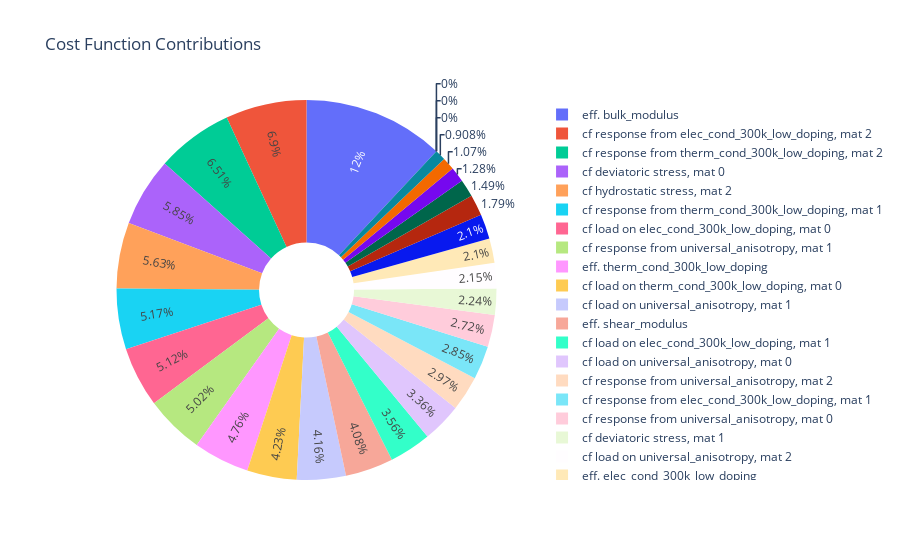

Write notebook code for a chart like this one.
### Markdown cell above
Plot the contributions to the cost function for the best performer

*Note on how many contributions to expect:*
Per property, there is
* 1 effective property term
* (Non-modulus) 2 concentration factor terms per material
* (Modulus) 2 concentration factor terms per coupled (bulk, shear) moduli per material -- not considered individual properties

*For example*, for a 3-phase composite which considers carrier-transport and elastic property categories, not including volume fraction, there are 5 properties per material, so in total we expect
* 5 effective property terms
* 18 = 6 concentration factor terms (load and response terms for electrical conductivity, thermal conductivity, and universal anisotropy) $\times$ 3 materials
* 6 = 2 concentration factor terms (coupled deviatoric and hydrostatic terms from coupled bulk/shear moduli) $\times$ 3 materials

### Code cell
visualizer.plot_cost_func_contribs()

### Figure 1 — Plotly figure (JSON) as saved in the notebook; plotly's stock layout.template omitted (floating-point values rounded to 4 significant figures)
{"data": [{"hole": 0.25, "insidetextorientation": "radial", "labels": ["eff. elec_cond_300k_low_doping", "eff. therm_cond_300k_low_doping", "eff. bulk_modulus", "eff. shear_modulus", "eff. universal_anisotropy", "cf load on elec_cond_300k_low_doping, mat 0", "cf response from elec_cond_300k_low_doping, mat 0", "cf load on elec_cond_300k_low_doping, mat 1", "cf response from elec_cond_300k_low_doping, mat 1", "cf load on elec_cond_300k_low_doping, mat 2", "cf response from elec_cond_300k_low_doping, mat 2", "cf load on therm_cond_300k_low_doping, mat 0", "cf response from therm_cond_300k_low_doping, mat 0", "cf load on therm_cond_300k_low_doping, mat 1", "cf response from therm_cond_300k_low_doping, mat 1", "cf load on therm_cond_300k_low_doping, mat 2", "cf response from therm_cond_300k_low_doping, mat 2", "cf hydrostatic stress, mat 0", "cf hydrostatic stress, mat 1", "cf hydrostatic stress, mat 2", "cf deviatoric stress, mat 0", "cf deviatoric stress, mat 1", "cf deviatoric stress, mat 2", "cf load on universal_anisotropy, mat 0", "cf response from universal_anisotropy, mat 0", "cf load on universal_anisotropy, mat 1", "cf response from universal_anisotropy, mat 1", "cf load on universal_anisotropy, mat 2", "cf response from universal_anisotropy, mat 2"], "textinfo": "percent", "type": "pie", "values": [0.02166, 0.04915, 0.1238, 0.04218, 0.01542, 0.05283, 0, 0.03678, 0.02945, 0.009373, 0.07125, 0.04364, 0.01319, 0.01846, 0.05341, 0.02165, 0.06722, 0, 0, 0.05813, 0.06038, 0.02312, 0.01109, 0.03474, 0.02809, 0.04293, 0.05185, 0.02221, 0.03068]}], "layout": {"showlegend": true, "title": {"text": "Cost Function Contributions"}}}
